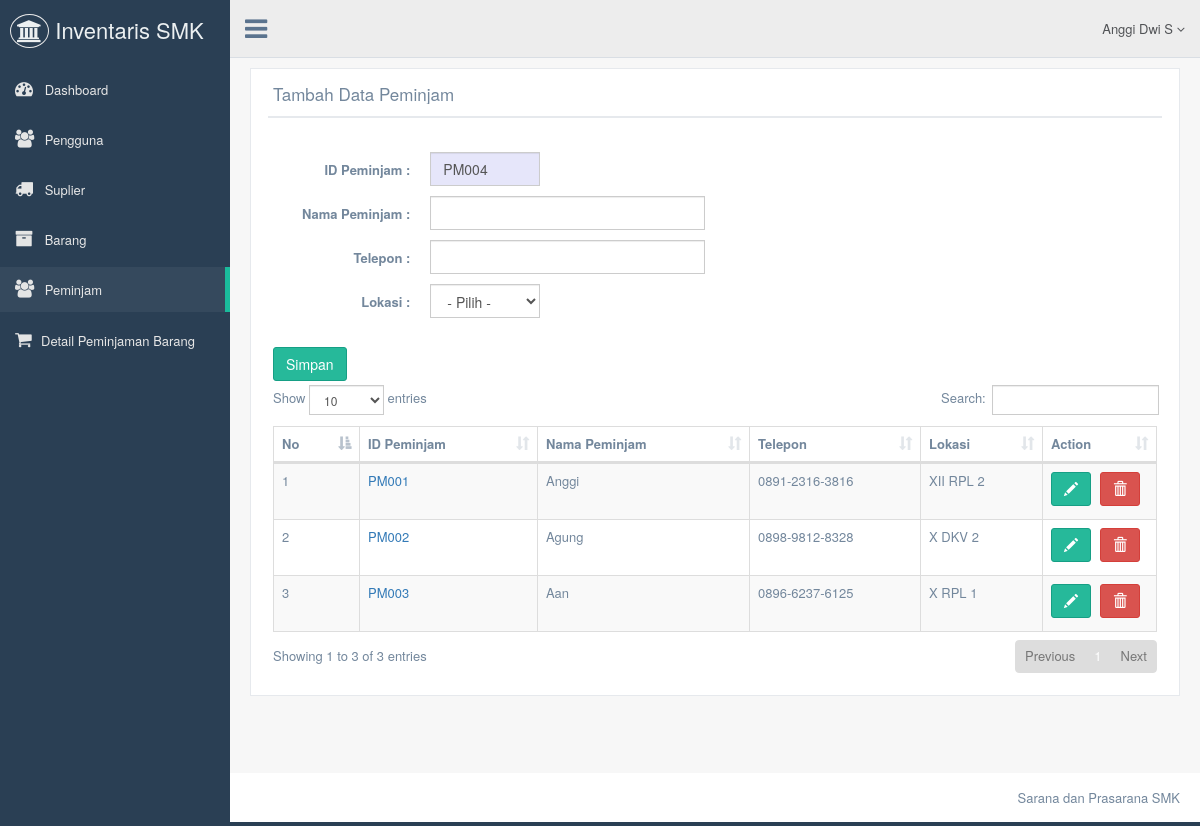
The page /view/peminjam/t_peminjam.php (signed in) on the database its author committed.
### tables this page shows
CREATE TABLE IF NOT EXISTS `peminjam` (
  `id_peminjam` char(15) NOT NULL,
  `nama_peminjam` varchar(100) NOT NULL,
  `no_tlp` char(15) NOT NULL,
  `lokasi` char(50) NOT NULL,
  PRIMARY KEY (`id_peminjam`)
);

### view/peminjam/t_peminjam.php (the view, shortened to what this page needs)
<?php
  include'../koneksi/config.php';
?>
<!DOCTYPE html>
<html lang="en">
  <head>
    <link href="../../vendors/bootstrap/dist/css/bootstrap.min.css" rel="stylesheet">
    <link href="../../vendors/font-awesome/css/font-awesome.min.css" rel="stylesheet">
    <link href="../../vendors/nprogress/nprogress.css" rel="stylesheet">
    <link href="../../vendors/malihu-custom-scrollbar-plugin/jquery.mCustomScrollbar.min.css" rel="stylesheet"/>
    <link href="../../vendors/datatables.net-bs/css/dataTables.bootstrap.min.css" rel="stylesheet">
    <link href="../../vendors/datatables.net-buttons-bs/css/buttons.bootstrap.min.css" rel="stylesheet">
    <link href="../../vendors/datatables.net-fixedheader-bs/css/fixedHeader.bootstrap.min.css" rel="stylesheet">
    <link href="../../vendors/datatables.net-responsive-bs/css/responsive.bootstrap.min.css" rel="stylesheet">
    <link href="../../vendors/datatables.net-scroller-bs/css/scroller.bootstrap.min.css" rel="stylesheet">
    <link href="../../build/css/custom.min.css" rel="stylesheet">
  </head>
  <body class="nav-md">
          <?php
            include'../menu/menu.php';
          ?>
        <div class="right_col" role="main">
          <div class="">
            <div class="row">
              <div class="col-md-12 col-xs-12">
                <div class="x_panel">
                  <div class="x_title">
                    <h2>Tambah Data Peminjam</h2>
                    <div class="clearfix"></div>
                  </div>
                  <div class="x_content">
                    <br />
                <?php
                  $sql = mysqli_query($db, "SELECT MAX(id_peminjam)as newid FROM peminjam");
                  $data = mysqli_fetch_array($sql);
                  $kode = $data['newid'];
                  $no = (int) substr($kode, 2);
                  $no++;
                  $char = 'PM';
                  $newid = $char.sprintf("%003s",$no);
                ?>
                    <form action="p_peminjam.php" method="post" class="form-horizontal form-label-left input_mask">
                      <div class="form-group">
                        <label class="control-label col-md-2 col-sm-3 col-xs-12">ID Peminjam :</label>
                        <div class="col-md-4 col-sm-9 col-xs-12">
                          <input name="id_peminjam" type="text" value="<?php echo $newid ?>" required readonly class="form-control" style="background-color: #e6e6fa; width: 40%;">
                        </div>
                      </div>
                      <div class="form-group">
                        <label class="control-label col-md-2 col-sm-3 col-xs-12">Nama Peminjam :</label>
                        <div class="col-md-4 col-sm-9 col-xs-12">
                          <input type="text" name="nama_peminjam" required class="form-control">
                        </div>
                      </div>
                      <div class="form-group">
                        <label class="control-label col-md-2 col-sm-3 col-xs-12">Telepon :</label>
                        <div class="col-md-4 col-sm-9 col-xs-12">
                        <input type="text" name="no_tlp" required class="form-control" data-inputmask="'mask' : '9999-9999-9999'">
                        </div>
                      </div>
                      <div class="form-group">
                        <label class="control-label col-md-2 col-sm-3 col-xs-12">Lokasi :</label>
                        <div class="col-md-4 col-sm-9 col-xs-12">
                          <?php
                          echo '<select name="lokasi" class="form-control" style="width:40%;" onchange="changeValue(this.value)">';
                            echo '<option>- Pilih -</option>';
                          echo '</select></br>';
                          ?>
                        </div>
                      </div>
                      <div class="form-group">
                          <button type="submit" class="btn btn-success" name="submit">Simpan</button>
                      </div>
                    </form>
                    <table id="datatable" class="table table-striped table-bordered">
                      <thead>
                        <tr>
                          <th>No</th>
                          <th>ID Peminjam</th>
                          <th>Nama Peminjam</th>
                          <th>Telepon</th>
                          <th>Lokasi</th>
                          <th width="75">Action</th>
                        </tr>
                      </thead>
                      <tbody>
<?php
$sql  = "SELECT * FROM peminjam";
$query = mysqli_query($db, $sql);
$no = 1;
  while ($data=mysqli_fetch_array($query)){
?>
                      <tr>
                          <td><?php echo $no ?></td>
                          <td><a class="btn-link" href="../pinjam barang/tambah.php?id_peminjam=<?php echo $data['id_peminjam'] ?>"><?php echo $data['id_peminjam']; ?></a></td>
                          <td><?php echo $data['nama_peminjam'] ?></td>
                          <td><?php echo $data['no_tlp'] ?></td>
                          <td><?php echo $data['lokasi'] ?></td>
                          <td>
                            <a href="edit.php?id_peminjam=<?php echo $data['id_peminjam'] ?>" class="btn btn-success"><span class="glyphicon glyphicon-pencil" aria-hidden="true"></span></a>
                            <a onclick="return confirm('Anda yakin ingin menghapus data ?')"; href="delete.php?id_peminjam=<?php echo $data['id_peminjam'] ?>" class="btn btn-danger"><span class="glyphicon glyphicon-trash" aria-hidden="true"></span></a>
                          </td>
                        </tr>
                        <?php
                              $no++;
                            }
                        ?>
                      </tbody>
                    </table>
              </div>
            </div>
          </div>
        </div>
      </div>
    </div>
        <footer>
         <div class="pull-right">
            Sarana dan Prasarana SMK
          </div>
          <div class="clearfix"></div>
        </footer>
  </body>
</html>

### view/menu/menu.php (shortened to what this page needs)
<!DOCTYPE html>
<html lang="en">
  <head>
  </head>
  <body class="nav-md">
    <div class="container body">
      <div class="main_container">
        <div class="col-md-3 left_col menu_fixed">
          <div class="left_col scroll-view">
            <div class="navbar nav_title" style="border: 0;">
              <a href="#" class="site_title"><i class="fa fa-institution"></i> <span>Inventaris SMK</span></a>
            </div>
            <div id="sidebar-menu" class="main_menu_side hidden-print main_menu">
              <div class="menu_section">
                <ul class="nav side-menu">
                  <li><a href="../dashboard/dashboard.php"><i class="fa fa-dashboard"></i> Dashboard</a></li>
                  <?php
                    if ($_SESSION['level'] == 'Admin') {
                  ?>
                  <li><a href="../pengguna/pengguna.php"><i class="fa fa-users"></i> Pengguna</a></li>
                  <li><a href="../suplier/suplier.php"><i class="fa fa-truck"></i> Suplier</a></li>
                  <li><a href="../barang/barang.php"><i class="fa fa-archive"></i> Barang</a></li>
                  <li><a href="../peminjam/t_peminjam.php"><i class="fa fa-users"></i> Peminjam</a></li>
                  <li><a href="../detail/detail.php"><i class="fa fa-shopping-cart"></i>Detail Peminjaman Barang</a></li>
                  <?php
                   }
                  ?>
                </ul>
              </div>
            </div>
          </div>
        </div>
        <div class="top_nav">
          <div class="nav_menu">
            <nav>
              <div class="nav toggle">
                <a id="menu_toggle"><i class="fa fa-bars"></i></a>
              </div>
              <ul class="nav navbar-nav navbar-right">
                <li class="">
                  <a href="javascript:;" class="user-profile dropdown-toggle" data-toggle="dropdown" aria-expanded="false">
                    <?php echo $_SESSION['nama']; ?>
                    <span class=" fa fa-angle-down"></span>
                  </a>
                </li>
              </ul>
            </nav>
          </div>
        </div>
  </body>
</html>

### rows shown on the page
peminjam: id_peminjam "PM001", nama_peminjam "Anggi", no_tlp "0891-2316-3816", lokasi "XII RPL 2"
peminjam: id_peminjam "PM002", nama_peminjam "Agung", no_tlp "0898-9812-8328", lokasi "X DKV 2"
peminjam: id_peminjam "PM003", nama_peminjam "Aan", no_tlp "0896-6237-6125", lokasi "X RPL 1"

### other values the page prints
$_SESSION['nama'] "Anggi Dwi S"
